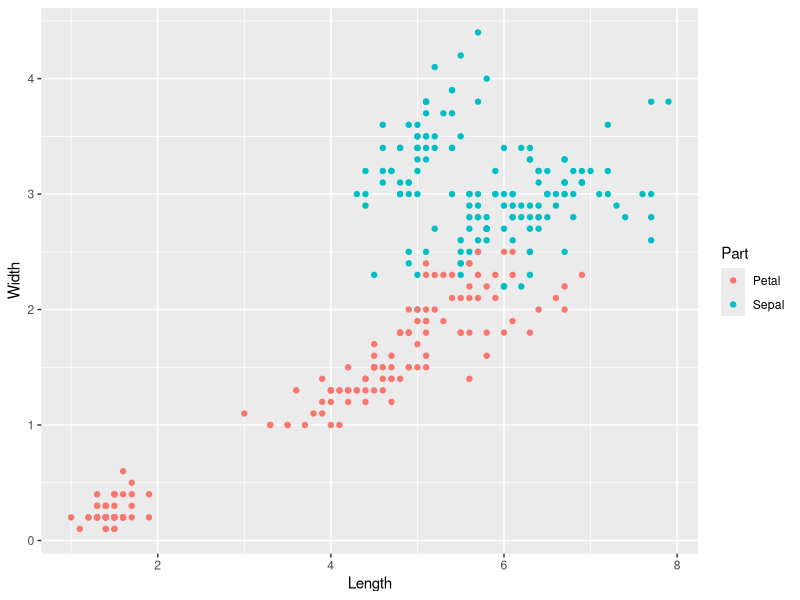

R code for this plot:
library(tidyverse)

# iris.wide ---------------------------------------------------------------


iris %>% colnames()

iris %>%
  as_tibble() %>%
  select(contains("Sepal"), Species) -> df.sepal

df.sepal %>% 
  mutate(Part = "Sepal") %>%
  rename(Length = Sepal.Length, 
         Width = Sepal.Width) -> df.sepal_1
  
iris %>%
  as_tibble() %>%
  select(contains("Petal"), Species) -> df.petal

df.petal %>% 
  mutate(Part = "Petal") %>%
  rename(Length = Petal.Length, 
         Width = Petal.Width) -> df.petal_1

df.sepal_1 %>%
  bind_rows(df.petal_1) %>%
  select(Species, Part, Length, Width) -> iris.wide

ggplot(iris.wide, aes(Length, Width, col = Part)) + geom_point()


# iris.wide2 --------------------------------------------------------------
iris %>% dim()

iris.wide %>%
  gather(Length, Width, key = "Measure", 
         value = "value", -Species, -Part) %>%
  select(Measure, Part, Species, value)

?gather


